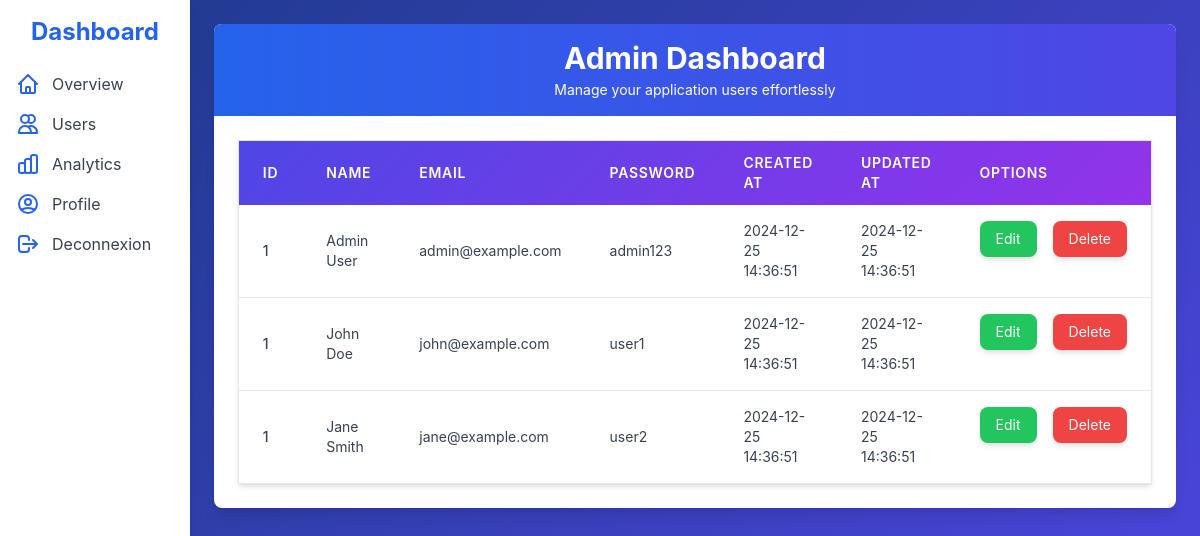
Page /views/users.php on the committed database.
### tables this page shows
CREATE TABLE Users (
    id INT AUTO_INCREMENT PRIMARY KEY,
    name VARCHAR(255) NOT NULL,
    email VARCHAR(255) UNIQUE NOT NULL,
    password VARCHAR(255) NOT NULL,
    created_at TIMESTAMP DEFAULT CURRENT_TIMESTAMP,
    updated_at TIMESTAMP DEFAULT CURRENT_TIMESTAMP ON UPDATE CURRENT_TIMESTAMP,
    role INT NOT NULL,
    FOREIGN KEY (role) REFERENCES Roles(id)
);

### controllers/showUsers.php (called while the page is built)
<?php
try{
 $conn = new PDO("mysql:host=localhost; dbname=taskflow", "root", "");
 $conn->setAttribute(PDO::ATTR_ERRMODE, PDO::ERRMODE_EXCEPTION);
$sql="SELECT users.name, users.email, users.password, users.created_at , users.updated_at FROM Users";
$stmt = $conn->query($sql);
$users = $stmt->fetchAll(PDO::FETCH_ASSOC);
}catch (PDOException $e) {
    echo "Error: " . $e->getMessage();
}

### views/users.php (the view, shortened to what this page needs)
<?php
include('controllers/showUsers.php')
?>
<!DOCTYPE html>
<html lang="en">
<head>
  <script src="https://cdn.tailwindcss.com"></script>
</head>
<body class="min-h-screen flex">
  <div class="w-64 bg-white shadow-lg min-h-screen p-4">
    <h2 class="text-2xl font-bold text-blue-600 mb-6 text-center">Dashboard</h2>
    <ul class="space-y-4">
      <li class="flex items-center space-x-3">
        <span class="text-blue-600">
        </span>
        <a href="#" class="text-gray-700 hover:text-blue-600">Overview</a>
      </li>
      <li class="flex items-center space-x-3">
        <span class="text-blue-600">
          <svg xmlns="http://www.w3.org/2000/svg" class="h-6 w-6" fill="none" viewBox="0 0 24 24" stroke="currentColor">
            <path stroke-linecap="round" stroke-linejoin="round" stroke-width="2" d="M12 4.354a4 4 0 110 5.292M15 21H3v-1a6 6 0 0112 0v1zm0 0h6v-1a6 6 0 00-9-5.197M13 7a4 4 0 11-8 0 4 4 0 018 0z" />
          </svg>
        </span>
        <a href="#" class="text-gray-700 hover:text-blue-600">Users</a>
      </li>
      <li class="flex items-center space-x-3">
        <span class="text-blue-600">
        </span>
        <a href="index.php/?page=chart" class="text-gray-700 hover:text-blue-600">Analytics</a>
      </li>
      <li class="flex items-center space-x-3">
        <span class="text-blue-600">
        </span>
        <a href="#" class="text-gray-700 hover:text-blue-600">Profile</a>
      </li>
      <li class="flex items-center space-x-3">
        <span class="text-blue-600">
          <svg xmlns="http://www.w3.org/2000/svg" class="h-6 w-6" fill="none" viewBox="0 0 24 24" stroke="currentColor">
            <path stroke-linecap="round" stroke-linejoin="round" stroke-width="2" d="M17 16l4-4m0 0l-4-4m4 4H7m6 4v1a3 3 0 01-3 3H6a3 3 0 01-3-3V7a3 3 0 013-3h4a3 3 0 013 3v1" />
          </svg>
        </span>
        <a href="index.php/?page=home" class="text-gray-700 hover:text-blue-600">Deconnexion</a>
      </li>
    </ul>
  </div>
  <div class="flex-1 container mx-auto p-6">
    <div class="bg-white shadow-lg rounded-lg overflow-hidden">
      <header class="px-6 py-4 bg-gradient-to-r from-blue-600 to-indigo-600 text-white text-center">
        <h1 class="text-3xl font-bold">Admin Dashboard</h1>
        <p class="mt-1 text-sm">Manage your application users effortlessly</p>
      </header>
      <div class="p-6">
        <table class="min-w-full table-auto border-collapse border border-gray-200 shadow-md">
          <thead class="table-header">
            <tr>
              <th class="px-6 py-3 text-left text-sm font-semibold uppercase tracking-wider">ID</th>
              <th class="px-6 py-3 text-left text-sm font-semibold uppercase tracking-wider">Name</th>
              <th class="px-6 py-3 text-left text-sm font-semibold uppercase tracking-wider">Email</th>
              <th class="px-6 py-3 text-left text-sm font-semibold uppercase tracking-wider">Password</th>
              <th class="px-6 py-3 text-left text-sm font-semibold uppercase tracking-wider">Created At</th>
              <th class="px-6 py-3 text-left text-sm font-semibold uppercase tracking-wider">Updated At</th>
              <th class="px-6 py-3 text-left text-sm font-semibold uppercase tracking-wider">Options</th>
            </tr>
          </thead>
          <tbody class="divide-y divide-gray-200">
            <?php foreach($users as $user){  ?>
            <tr class="table-row">
              <td class="px-6 py-4 text-sm font-medium text-gray-700">1</td>
              <td class="px-6 py-4 text-sm text-gray-700"><?= htmlspecialchars($user['name']) ?></td>
              <td class="px-6 py-4 text-sm text-gray-700"><?= htmlspecialchars($user['email']) ?></td>
              <td class="px-6 py-4 text-sm text-gray-700"><?= htmlspecialchars($user['password']) ?></td>
              <td class="px-6 py-4 text-sm text-gray-700"><?= htmlspecialchars($user['created_at']) ?></td>
              <td class="px-6 py-4 text-sm text-gray-700"><?= htmlspecialchars($user['updated_at']) ?></td>
              <td class="px-6 py-4 text-sm text-gray-700 flex space-x-4">
                <button class="btn px-4 py-2 bg-green-500 text-white rounded-lg shadow-md hover:bg-green-600">Edit</button>
                <button class="btn px-4 py-2 bg-red-500 text-white rounded-lg shadow-md hover:bg-red-600">Delete</button>
              </td>
            </tr>
            <?php } ?>
          </tbody>
        </table>
      </div>
    </div>
  </div>
</body>
</html>

### views/users.php (style rules this page uses)
body { background: linear-gradient(135deg, #1e3a8a, #4f46e5); font-family: 'Inter', sans-serif; }
.table-header { background: linear-gradient(135deg, #4f46e5, #9333ea); color: #fff; }

### rows in the picture
users: name "Admin User", email "admin@example.com", password "admin123", created_at "2024-12-25 14:36:51", updated_at "2024-12-25 14:36:51"
users: name "John Doe", email "john@example.com", password "user1", created_at "2024-12-25 14:36:51", updated_at "2024-12-25 14:36:51"
users: name "Jane Smith", email "jane@example.com", password "user2", created_at "2024-12-25 14:36:51", updated_at "2024-12-25 14:36:51"
